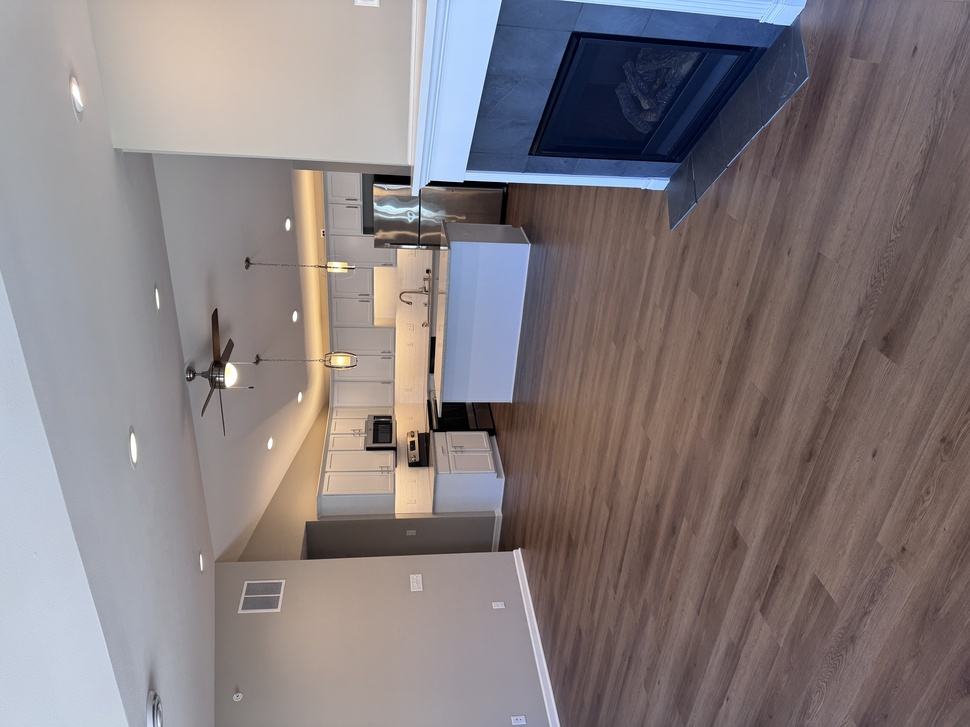
#> input picture IMG_0611.jpeg, 970 x 727 px, shrunk from 5712 x 4284 before the run
$ python polish.py ../IMG_0611.jpeg
#> lines starting #> are read from the running program, lines starting #| are printed output that depends on the picture; after the words box and inside, x2 and y2 are one past the last pixel; in counts of white or black regions, pixels touching at a corner belong together
"""Polish the raw iPhone photos for listing and social use.

Non-generative edits only: neutral white balance, white/black points,
midtone lift, gentle local contrast, light sharpening. No objects are
added, removed, or recolored, so polished photos need no disclaimer.

    python3 -I polish.py ../IMG_0611.jpeg ...   (default: every ../*.jpeg)
Writes carousel/edited/<name>.jpg at full resolution.
"""
import sys
from pathlib import Path

import numpy as np
from PIL import Image, ImageFilter, ImageOps

HERE = Path(__file__).resolve().parent
OUT = HERE / "edited"

TARGET_MEDIAN = 0.60   # bright, airy interiors without blowing the walls
WB_STRENGTH = 0.75     # how far to pull the wall/ceiling cast toward neutral
WARMTH = 1.012         # a touch of warmth after neutralizing


def luminance(a):
    return a[..., 0] * 0.2126 + a[..., 1] * 0.7152 + a[..., 2] * 0.0722


def polish(src: Path) -> Path:
    im = ImageOps.exif_transpose(Image.open(src)).convert("RGB")
    a = np.asarray(im, dtype=np.float32) / 255.0

    # Measure on a small copy so stats are cheap and stable.
    small = np.asarray(im.resize((im.width // 8, im.height // 8)), dtype=np.float32) / 255.0
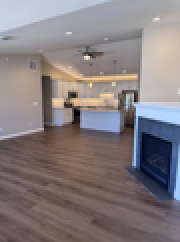
#> small: shape (121, 90, 3) float32 (shown 2 times larger); mean R, G, B 0.522, 0.489, 0.497
    L = luminance(small)
    mx, mn = small.max(2), small.min(2)
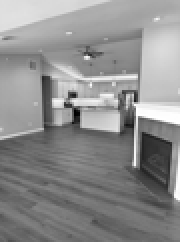
#> mx: shape (121, 90) float32 (shown 2 times larger); min 0, max 1, mean 0.555
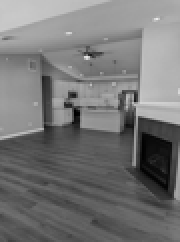
#> mn: shape (121, 90) float32 (shown 2 times larger); min 0, max 0.922, mean 0.462
    sat = (mx - mn) / (mx + 1e-6)
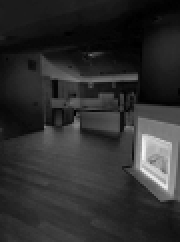
#> sat: shape (121, 90) float32 (shown 2 times larger); min 0, max 0.971, mean 0.185

    # White balance from walls/ceiling: bright-ish, low-saturation pixels.
    mask = (L > 0.35) & (L < 0.92) & (sat < 0.15)
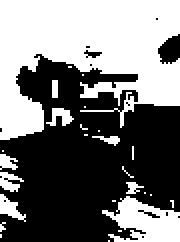
#> mask: shape (121, 90) bool (shown 2 times larger); 46.3% white; 26 white regions (17 under 20 px), largest, box (x1, y1, x2, y2) and area: (0, 0, 90, 70) 4084, (51, 98, 90, 121) 543, (0, 97, 13, 111) 85
    if mask.mean() > 0.05:
        neutral = small[mask].mean(0)
#> neutral = [0.609, 0.589, 0.599]
        gains = (neutral.mean() / neutral) ** WB_STRENGTH
#> gains = [0.987, 1.01, 1]
        gains *= np.array([WARMTH, 1.0, 1 / WARMTH], dtype=np.float32)
#> gains = [0.999, 1.01, 0.988]
        a *= gains
        small *= gains

    # Levels: set black and white points from percentiles, protecting lights.
    L = luminance(small)
    black = min(np.percentile(L, 0.5), 0.06)
#> black = 0.06
    white = max(np.percentile(L, 99.6), 0.80)
#> white = 0.832
    a = (a - black) / (white - black) * 0.985 + 0.01
    small = (small - black) / (white - black) * 0.985 + 0.01

    # Midtone lift toward the target median with a gamma curve.
    med = float(np.median(np.clip(luminance(small), 1e-3, 1)))
#> med = 0.519
    gamma = float(np.clip(np.log(TARGET_MEDIAN) / np.log(med), 0.72, 1.0))
#> gamma = 0.779
    a = np.clip(a, 0, 1) ** gamma

    # Gentle shadow lift so dark floors and cabinets keep their detail.
    lum = luminance(a)[..., None]
#> in luminance (call 4), `return a[..., 0] * 0.2126 + a[..., 1] * 0.7152 + a[..., 2] * 0.0722`:
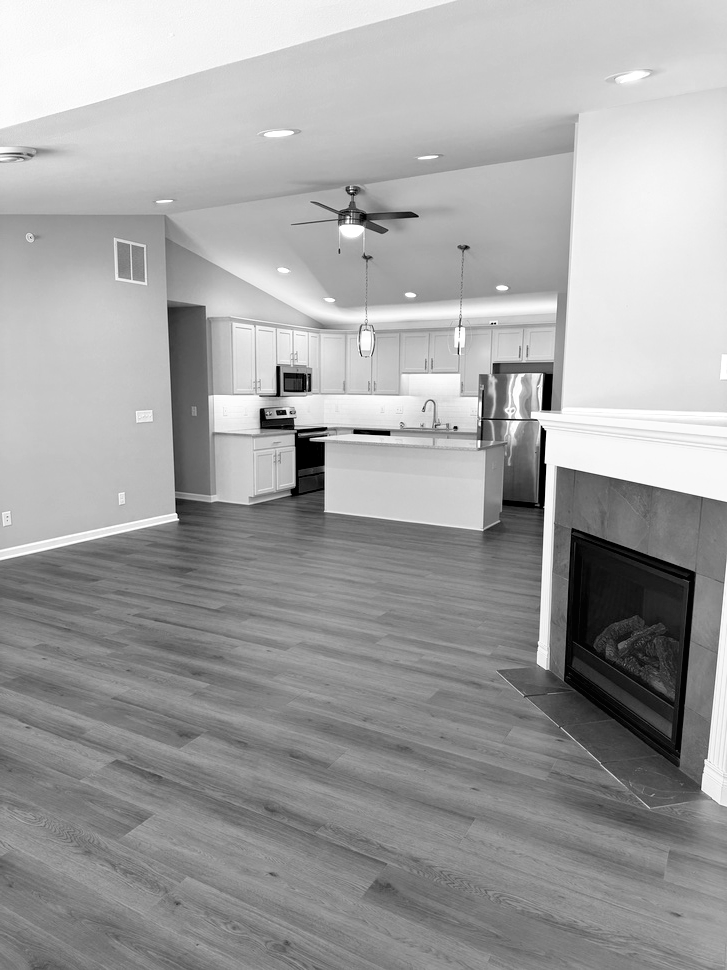
#> returned value: shape (970, 727) float32; min 0, max 1, mean 0.636
    a = a + (0.08 * np.clip(0.35 - lum, 0, 0.35) / 0.35) * (1 - a)

    # Slight vibrance: boost low-saturation pixels more than saturated ones.
    gray = luminance(a)[..., None]
    s = (a.max(2, keepdims=True) - a.min(2, keepdims=True))
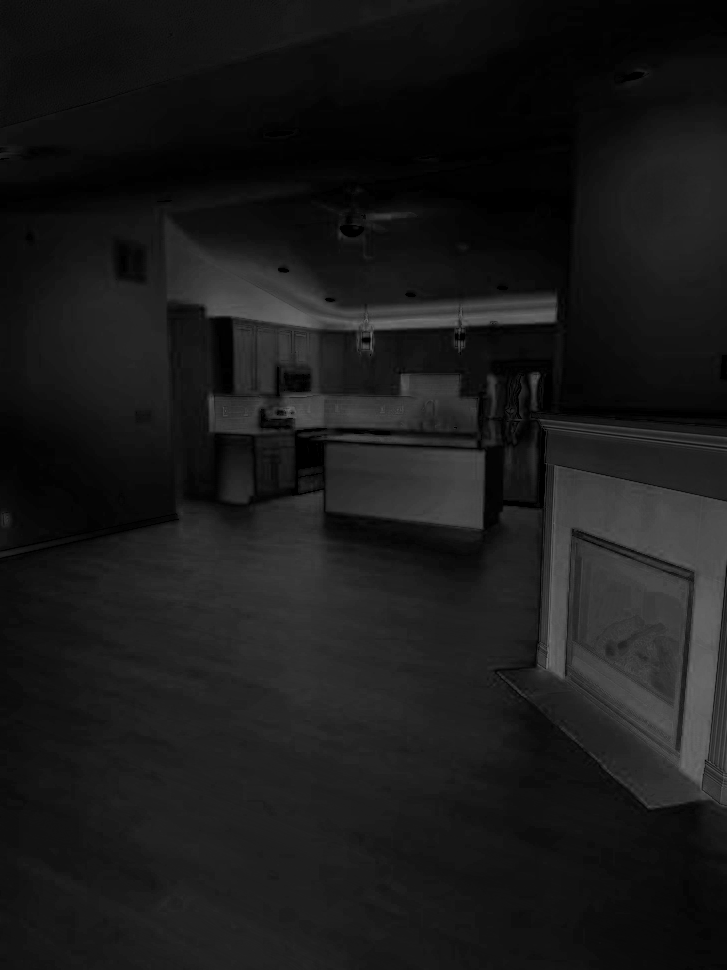
#> s: shape (970, 727, 1) float32; min 0, max 0.438, mean 0.103
    a = gray + (a - gray) * (1 + 0.10 * (1 - np.clip(s * 3, 0, 1)))

    out = Image.fromarray((np.clip(a, 0, 1) * 255 + 0.5).astype(np.uint8))

    # Local contrast (large-radius unsharp) then fine sharpening.
    r = max(out.width, out.height) / 150
#> r = 6.47
    out = out.filter(ImageFilter.UnsharpMask(radius=r, percent=18, threshold=2))
    out = out.filter(ImageFilter.UnsharpMask(radius=1.6, percent=55, threshold=3))

    OUT.mkdir(exist_ok=True)
    dst = OUT / (src.stem + ".jpg")
    # No EXIF on purpose: drops the phone's GPS tag before anything is shared.
    out.save(dst, quality=93, subsampling=0)
    print(f"{src.name}: gamma {gamma:.2f}, black {black:.3f}, white {white:.3f} -> {dst.relative_to(HERE.parent)}")
#| IMG_0611.jpeg: gamma 0.78, black 0.060, white 0.832 -> carousel/edited/IMG_0611.jpg
    return dst


if __name__ == "__main__":
    srcs = [Path(p) for p in sys.argv[1:]] or sorted(HERE.parent.glob("*.jpeg"))
    for p in srcs:
        polish(p.resolve())

$ run again, with IMG_0616.jpeg copied over IMG_0611.jpeg
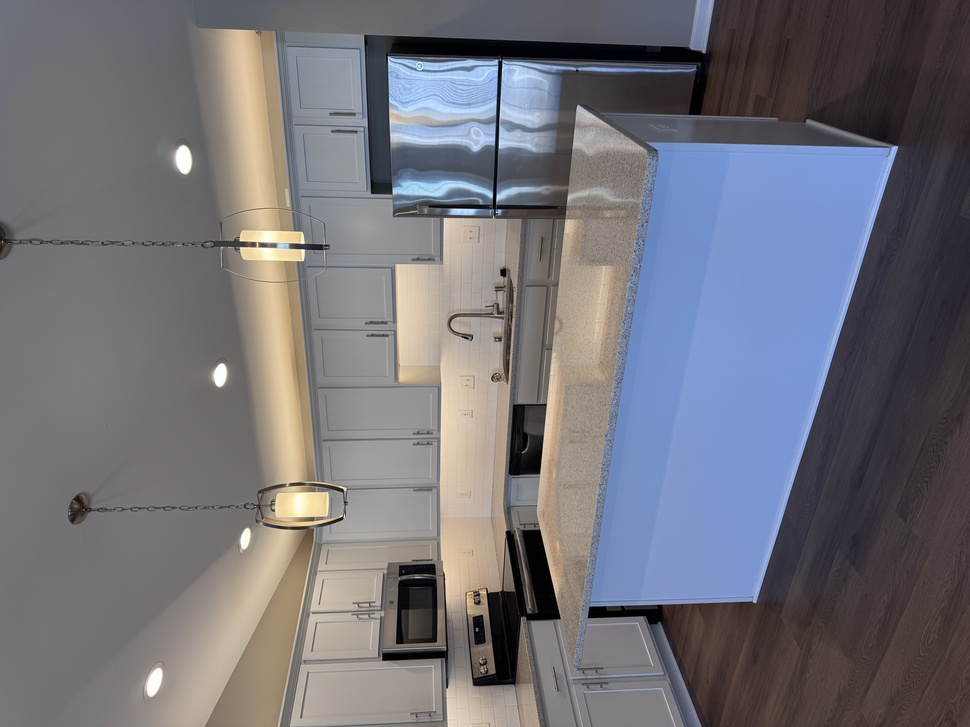
#> input picture IMG_0616.jpeg, 970 x 727 px, shrunk from 5712 x 4284 before the run
#> in polish, `mask = (L > 0.35) & (L < 0.92) & (sat < 0.15)`:
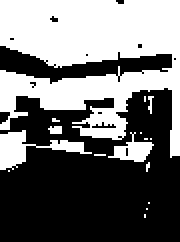
#> mask: shape (121, 90) bool (shown 2 times larger); 44.3% white; 16 white regions (12 under 20 px), largest, box (x1, y1, x2, y2) and area: (0, 0, 90, 79) 4279, (0, 65, 46, 85) 321, (54, 66, 77, 81) 156, (24, 63, 31, 67) 24
#> neutral = [0.495, 0.487, 0.488]
#> in polish, `gains = (neutral.mean() / neutral) ** WB_STRENGTH`: gains = [0.992, 1, 1]
#> in polish, `gains *= np.array([WARMTH, 1.0, 1 / WARMTH], dtype=np.float32)`: gains = [1, 1, 0.992]
#> black = 0.00785
#> white = 0.847
#> med = 0.542
#> gamma = 0.834
#> in polish, `s = (a.max(2, keepdims=True) - a.min(2, keepdims=True))`:
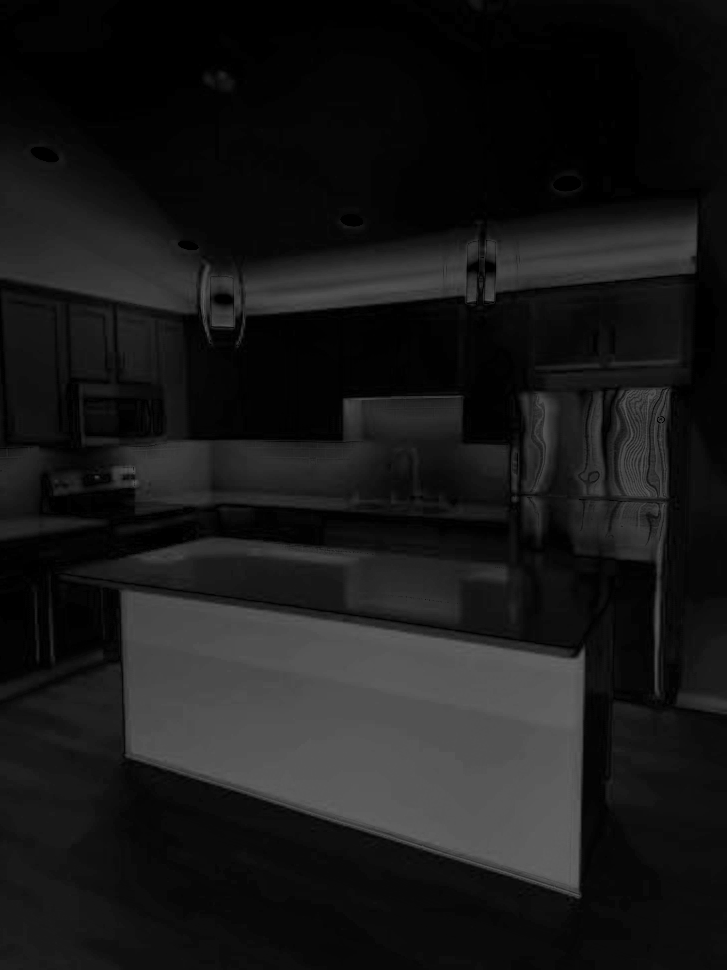
#> s: shape (970, 727, 1) float32; min 0, max 0.393, mean 0.0979
#| IMG_0611.jpeg: gamma 0.83, black 0.008, white 0.847 -> carousel/edited/IMG_0611.jpg

$ run again, with IMG_0619.jpeg copied over IMG_0611.jpeg
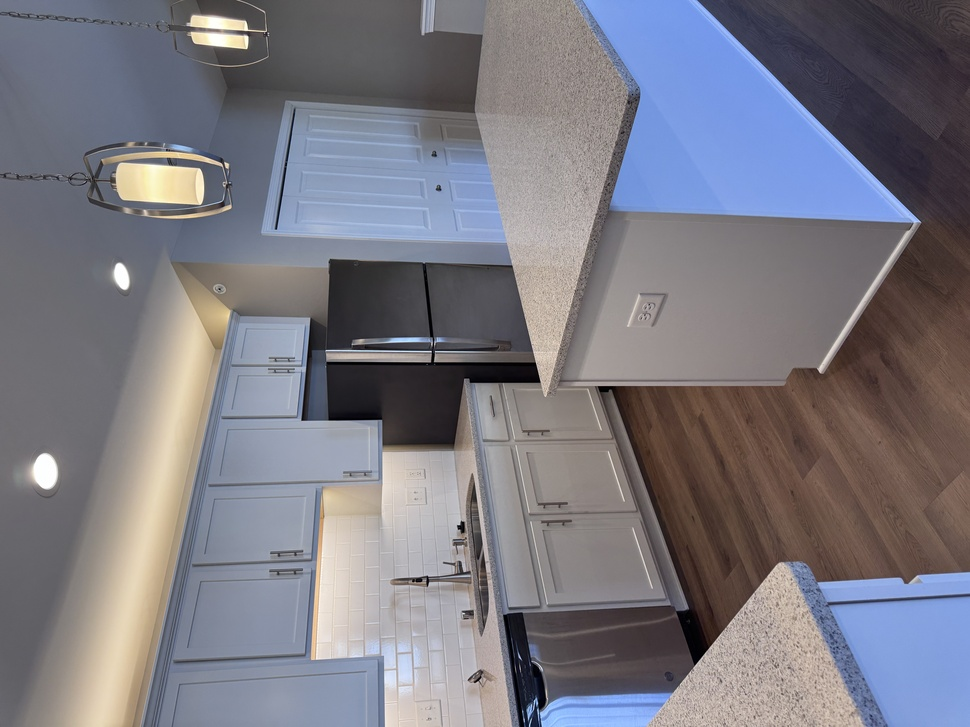
#> input picture IMG_0619.jpeg, 970 x 727 px, shrunk from 5712 x 4284 before the run
#> in polish, `mask = (L > 0.35) & (L < 0.92) & (sat < 0.15)`:
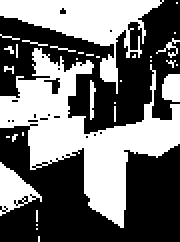
#> mask: shape (121, 90) bool (shown 2 times larger); 43.9% white; 33 white regions (27 under 20 px), largest, box (x1, y1, x2, y2) and area: (0, 24, 90, 114) 2884, (0, 0, 82, 47) 1322, (0, 81, 21, 108) 272, (81, 37, 90, 51) 112, (45, 40, 48, 60) 39, (78, 19, 90, 29) 33
#> neutral = [0.551, 0.534, 0.54]
#> in polish, `gains = (neutral.mean() / neutral) ** WB_STRENGTH`: gains = [0.988, 1.01, 1]
#> in polish, `gains *= np.array([WARMTH, 1.0, 1 / WARMTH], dtype=np.float32)`: gains = [1, 1.01, 0.99]
#> black = 0.06
#> white = 0.895
#> med = 0.522
#> gamma = 0.785
#> in polish, `s = (a.max(2, keepdims=True) - a.min(2, keepdims=True))`:
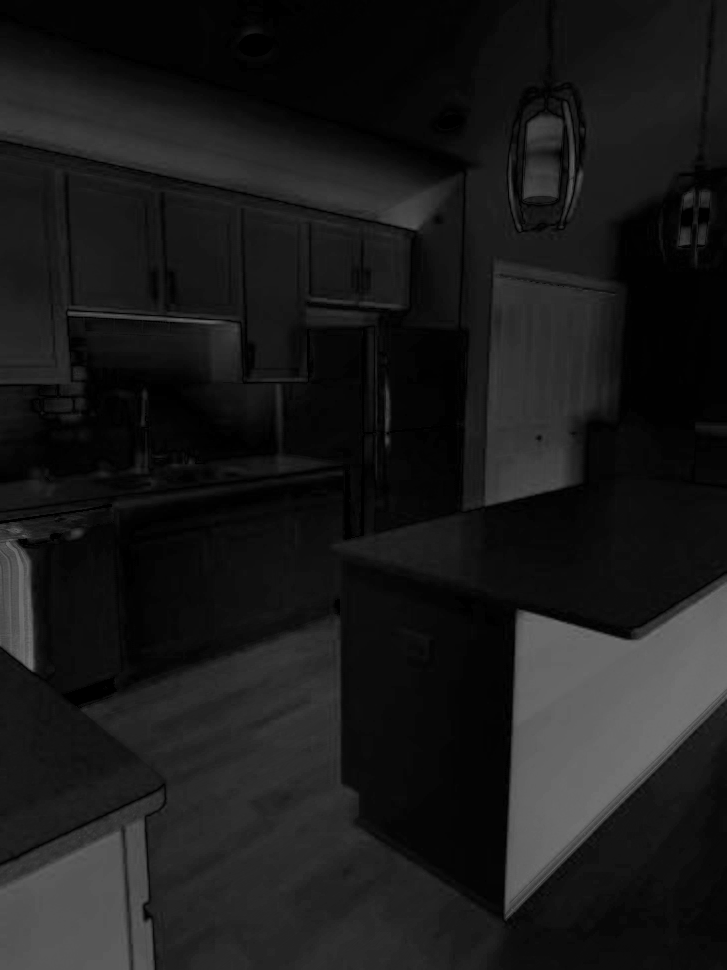
#> s: shape (970, 727, 1) float32; min 0, max 0.459, mean 0.105
#| IMG_0611.jpeg: gamma 0.79, black 0.060, white 0.895 -> carousel/edited/IMG_0611.jpg

$ run again, with IMG_0621.jpeg copied over IMG_0611.jpeg
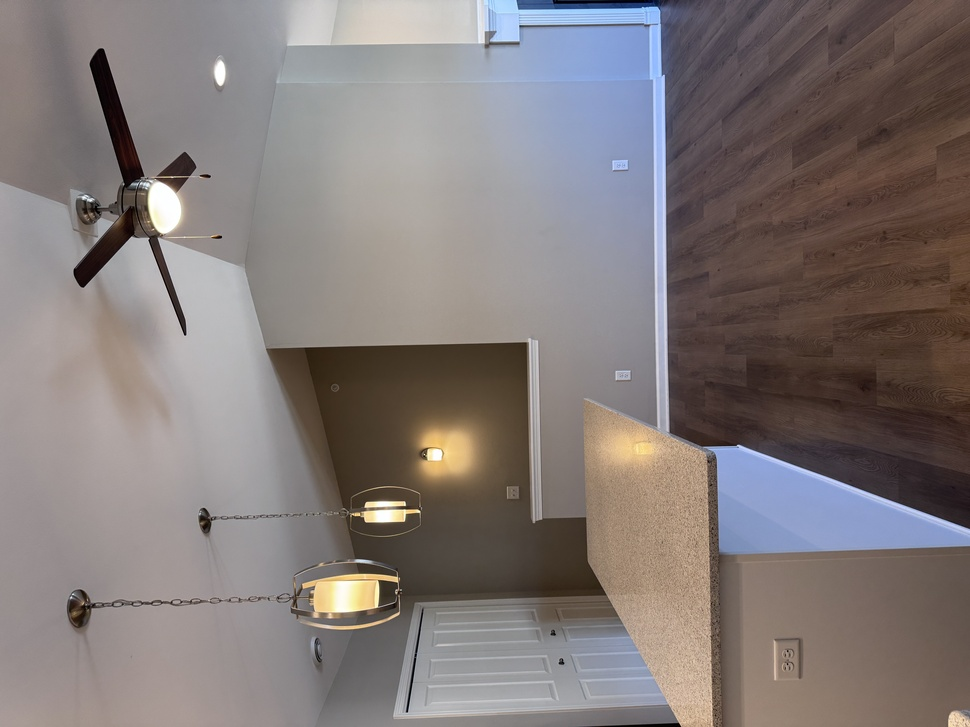
#> input picture IMG_0621.jpeg, 970 x 727 px, shrunk from 5712 x 4284 before the run
#> mask: shape (121, 90) bool; 50.9% white; 12 black regions (9 under 20 px), largest, box (x1, y1, x2, y2) and area: (0, 34, 90, 121) 5140, (55, 9, 84, 24) 120, (39, 12, 52, 19) 49
#> neutral = [0.6, 0.581, 0.581]
#> in polish, `gains = (neutral.mean() / neutral) ** WB_STRENGTH`: gains = [0.984, 1.01, 1.01]
#> in polish, `gains *= np.array([WARMTH, 1.0, 1 / WARMTH], dtype=np.float32)`: gains = [0.996, 1.01, 0.996]
#> black = 0.06
#> white = 0.853
#> med = 0.611
#> gamma = 1
#> in polish, `s = (a.max(2, keepdims=True) - a.min(2, keepdims=True))`:
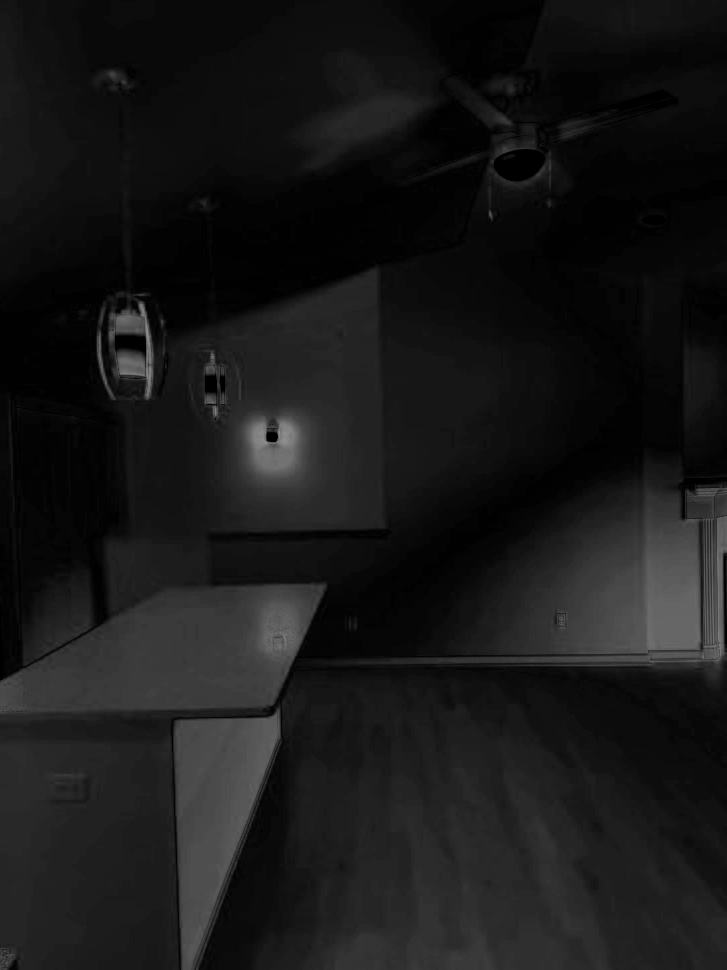
#> s: shape (970, 727, 1) float32; min 0, max 0.569, mean 0.0959
#| IMG_0611.jpeg: gamma 1.00, black 0.060, white 0.853 -> carousel/edited/IMG_0611.jpg
